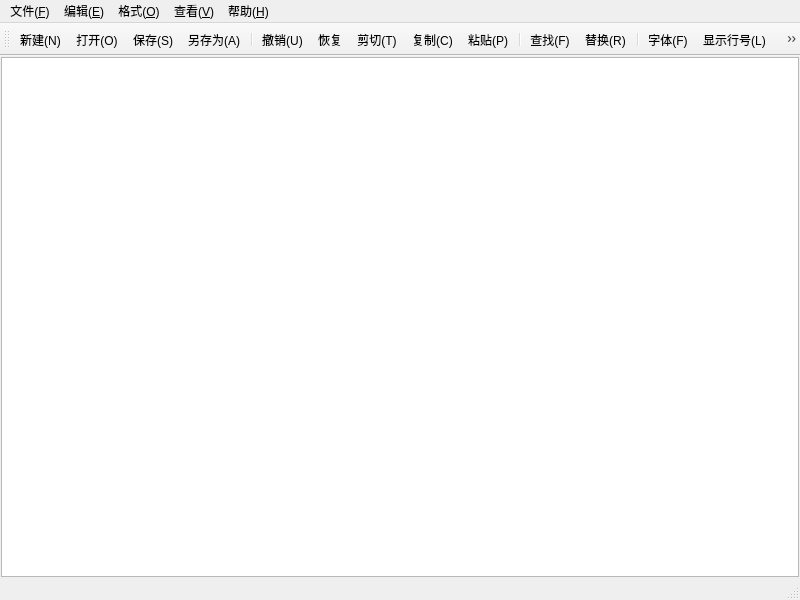
<?xml version="1.0" encoding="UTF-8"?>
<ui version="4.0">
 <class>MainWindow</class>
 <widget class="QMainWindow" name="MainWindow">
  <property name="geometry">
   <rect>
    <x>0</x>
    <y>0</y>
    <width>800</width>
    <height>600</height>
   </rect>
  </property>
  <property name="windowTitle">
   <string>MainWindow</string>
  </property>
  <widget class="QWidget" name="centralwidget">
   <layout class="QHBoxLayout" name="horizontalLayout">
    <property name="spacing">
     <number>0</number>
    </property>
    <property name="leftMargin">
     <number>1</number>
    </property>
    <property name="topMargin">
     <number>1</number>
    </property>
    <property name="rightMargin">
     <number>1</number>
    </property>
    <property name="bottomMargin">
     <number>1</number>
    </property>
    <item>
     <widget class="CodeEditor" name="testEdit"/>
    </item>
   </layout>
  </widget>
  <widget class="QMenuBar" name="menubar">
   <property name="geometry">
    <rect>
     <x>0</x>
     <y>0</y>
     <width>800</width>
     <height>18</height>
    </rect>
   </property>
   <widget class="QMenu" name="menu_F">
    <property name="title">
     <string>文件(&amp;F)</string>
    </property>
    <addaction name="actionNew"/>
    <addaction name="actionOpen"/>
    <addaction name="actionSave"/>
    <addaction name="actionSaveAs"/>
    <addaction name="actionExit"/>
   </widget>
   <widget class="QMenu" name="menu_E">
    <property name="title">
     <string>编辑(&amp;E)</string>
    </property>
    <addaction name="actionUndo"/>
    <addaction name="actionRedo"/>
    <addaction name="actionCut"/>
    <addaction name="actionCopy"/>
    <addaction name="actionPaste"/>
    <addaction name="separator"/>
    <addaction name="actionFind"/>
    <addaction name="actionReplace"/>
    <addaction name="separator"/>
    <addaction name="actionSelectAll"/>
   </widget>
   <widget class="QMenu" name="menu_O">
    <property name="title">
     <string>格式(&amp;O)</string>
    </property>
    <addaction name="actionLineWrap"/>
    <addaction name="actionShowLine"/>
    <addaction name="actionFont"/>
    <addaction name="actionFontColor"/>
    <addaction name="separator"/>
    <addaction name="actionBackgroundColor"/>
    <addaction name="actionEditorColor"/>
   </widget>
   <widget class="QMenu" name="menu_V">
    <property name="title">
     <string>查看(&amp;V)</string>
    </property>
    <addaction name="actionToolbar"/>
    <addaction name="actionStatusbar"/>
   </widget>
   <widget class="QMenu" name="menu_H">
    <property name="title">
     <string>帮助(&amp;H)</string>
    </property>
    <addaction name="actionAbout"/>
   </widget>
   <addaction name="menu_F"/>
   <addaction name="menu_E"/>
   <addaction name="menu_O"/>
   <addaction name="menu_V"/>
   <addaction name="menu_H"/>
  </widget>
  <widget class="QStatusBar" name="statusbar"/>
  <widget class="QToolBar" name="toolBar">
   <property name="windowTitle">
    <string>toolBar</string>
   </property>
   <attribute name="toolBarArea">
    <enum>TopToolBarArea</enum>
   </attribute>
   <attribute name="toolBarBreak">
    <bool>false</bool>
   </attribute>
   <addaction name="actionNew"/>
   <addaction name="actionOpen"/>
   <addaction name="actionSave"/>
   <addaction name="actionSaveAs"/>
   <addaction name="separator"/>
   <addaction name="actionUndo"/>
   <addaction name="actionRedo"/>
   <addaction name="actionCut"/>
   <addaction name="actionCopy"/>
   <addaction name="actionPaste"/>
   <addaction name="separator"/>
   <addaction name="actionFind"/>
   <addaction name="actionReplace"/>
   <addaction name="separator"/>
   <addaction name="actionFont"/>
   <addaction name="actionShowLine"/>
   <addaction name="actionLineWrap"/>
   <addaction name="separator"/>
   <addaction name="actionToolbar"/>
   <addaction name="actionStatusbar"/>
  </widget>
  <action name="actionNew">
   <property name="icon">
    <iconset resource="res.qrc">
     <normaloff>:/img/ActionNew.png</normaloff>:/img/ActionNew.png</iconset>
   </property>
   <property name="text">
    <string>新建(&amp;N)</string>
   </property>
   <property name="toolTip">
    <string>新建</string>
   </property>
   <property name="shortcut">
    <string>Ctrl+N</string>
   </property>
   <property name="menuRole">
    <enum>QAction::MenuRole::NoRole</enum>
   </property>
  </action>
  <action name="actionOpen">
   <property name="icon">
    <iconset resource="res.qrc">
     <normaloff>:/img/ActionOpen.png</normaloff>:/img/ActionOpen.png</iconset>
   </property>
   <property name="text">
    <string>打开(&amp;O)</string>
   </property>
   <property name="toolTip">
    <string>打开</string>
   </property>
   <property name="shortcut">
    <string>Ctrl+O</string>
   </property>
   <property name="menuRole">
    <enum>QAction::MenuRole::NoRole</enum>
   </property>
  </action>
  <action name="actionSave">
   <property name="icon">
    <iconset resource="res.qrc">
     <normaloff>:/img/ActionSave.png</normaloff>:/img/ActionSave.png</iconset>
   </property>
   <property name="text">
    <string>保存(&amp;S)</string>
   </property>
   <property name="toolTip">
    <string>保存</string>
   </property>
   <property name="shortcut">
    <string>Ctrl+S</string>
   </property>
   <property name="menuRole">
    <enum>QAction::MenuRole::NoRole</enum>
   </property>
  </action>
  <action name="actionSaveAs">
   <property name="icon">
    <iconset resource="res.qrc">
     <normaloff>:/img/ActionSaveAs.png</normaloff>:/img/ActionSaveAs.png</iconset>
   </property>
   <property name="text">
    <string>另存为(&amp;A)</string>
   </property>
   <property name="toolTip">
    <string>另存为</string>
   </property>
   <property name="menuRole">
    <enum>QAction::MenuRole::NoRole</enum>
   </property>
  </action>
  <action name="actionExit">
   <property name="icon">
    <iconset resource="res.qrc">
     <normaloff>:/img/ActionExit.png</normaloff>:/img/ActionExit.png</iconset>
   </property>
   <property name="text">
    <string>退出(&amp;X)</string>
   </property>
   <property name="toolTip">
    <string>退出</string>
   </property>
   <property name="menuRole">
    <enum>QAction::MenuRole::NoRole</enum>
   </property>
  </action>
  <action name="actionUndo">
   <property name="icon">
    <iconset resource="res.qrc">
     <normaloff>:/img/ActionUndo.png</normaloff>:/img/ActionUndo.png</iconset>
   </property>
   <property name="text">
    <string>撤销(&amp;U)</string>
   </property>
   <property name="toolTip">
    <string>撤销</string>
   </property>
   <property name="shortcut">
    <string>Ctrl+Z</string>
   </property>
   <property name="menuRole">
    <enum>QAction::MenuRole::NoRole</enum>
   </property>
  </action>
  <action name="actionCut">
   <property name="icon">
    <iconset resource="res.qrc">
     <normaloff>:/img/ActionCut.png</normaloff>:/img/ActionCut.png</iconset>
   </property>
   <property name="text">
    <string>剪切(&amp;T)</string>
   </property>
   <property name="toolTip">
    <string>剪切</string>
   </property>
   <property name="shortcut">
    <string>Ctrl+X</string>
   </property>
   <property name="menuRole">
    <enum>QAction::MenuRole::NoRole</enum>
   </property>
  </action>
  <action name="actionCopy">
   <property name="icon">
    <iconset resource="res.qrc">
     <normaloff>:/img/ActionCopy.png</normaloff>:/img/ActionCopy.png</iconset>
   </property>
   <property name="text">
    <string>复制(&amp;C)</string>
   </property>
   <property name="toolTip">
    <string>复制</string>
   </property>
   <property name="shortcut">
    <string>Ctrl+C</string>
   </property>
   <property name="menuRole">
    <enum>QAction::MenuRole::NoRole</enum>
   </property>
  </action>
  <action name="actionPaste">
   <property name="icon">
    <iconset resource="res.qrc">
     <normaloff>:/img/ActionPaste.png</normaloff>:/img/ActionPaste.png</iconset>
   </property>
   <property name="text">
    <string>粘贴(&amp;P)</string>
   </property>
   <property name="toolTip">
    <string>粘贴</string>
   </property>
   <property name="shortcut">
    <string>Ctrl+V</string>
   </property>
   <property name="menuRole">
    <enum>QAction::MenuRole::NoRole</enum>
   </property>
  </action>
  <action name="actionFind">
   <property name="icon">
    <iconset resource="res.qrc">
     <normaloff>:/img/ActionFind.png</normaloff>:/img/ActionFind.png</iconset>
   </property>
   <property name="text">
    <string>查找(&amp;F)</string>
   </property>
   <property name="toolTip">
    <string>查找</string>
   </property>
   <property name="shortcut">
    <string>Ctrl+F</string>
   </property>
   <property name="menuRole">
    <enum>QAction::MenuRole::NoRole</enum>
   </property>
  </action>
  <action name="actionReplace">
   <property name="icon">
    <iconset resource="res.qrc">
     <normaloff>:/img/ActionReplace.png</normaloff>:/img/ActionReplace.png</iconset>
   </property>
   <property name="text">
    <string>替换(&amp;R)</string>
   </property>
   <property name="toolTip">
    <string>替换</string>
   </property>
   <property name="shortcut">
    <string>Ctrl+H</string>
   </property>
   <property name="menuRole">
    <enum>QAction::MenuRole::NoRole</enum>
   </property>
  </action>
  <action name="actionFont">
   <property name="icon">
    <iconset resource="res.qrc">
     <normaloff>:/img/ActionFont.png</normaloff>:/img/ActionFont.png</iconset>
   </property>
   <property name="text">
    <string>字体(&amp;F)</string>
   </property>
   <property name="toolTip">
    <string>字体</string>
   </property>
   <property name="menuRole">
    <enum>QAction::MenuRole::NoRole</enum>
   </property>
  </action>
  <action name="actionLineWrap">
   <property name="checkable">
    <bool>true</bool>
   </property>
   <property name="icon">
    <iconset resource="res.qrc">
     <normaloff>:/img/ActionLineWrap.png</normaloff>:/img/ActionLineWrap.png</iconset>
   </property>
   <property name="text">
    <string>自动换行(&amp;W)</string>
   </property>
   <property name="toolTip">
    <string>自动换行</string>
   </property>
   <property name="menuRole">
    <enum>QAction::MenuRole::NoRole</enum>
   </property>
  </action>
  <action name="actionToolbar">
   <property name="checkable">
    <bool>true</bool>
   </property>
   <property name="icon">
    <iconset resource="res.qrc">
     <normaloff>:/img/ActionToolbar.png</normaloff>:/img/ActionToolbar.png</iconset>
   </property>
   <property name="text">
    <string>工具栏(&amp;T)</string>
   </property>
   <property name="toolTip">
    <string>工具栏</string>
   </property>
   <property name="menuRole">
    <enum>QAction::MenuRole::NoRole</enum>
   </property>
  </action>
  <action name="actionStatusbar">
   <property name="checkable">
    <bool>true</bool>
   </property>
   <property name="icon">
    <iconset resource="res.qrc">
     <normaloff>:/img/ActionStatusbar.png</normaloff>:/img/ActionStatusbar.png</iconset>
   </property>
   <property name="text">
    <string>状态栏(&amp;S)</string>
   </property>
   <property name="toolTip">
    <string>状态栏</string>
   </property>
   <property name="menuRole">
    <enum>QAction::MenuRole::NoRole</enum>
   </property>
  </action>
  <action name="actionRedo">
   <property name="icon">
    <iconset resource="res.qrc">
     <normaloff>:/img/ActionRedo.png</normaloff>:/img/ActionRedo.png</iconset>
   </property>
   <property name="text">
    <string>恢复</string>
   </property>
   <property name="toolTip">
    <string>恢复</string>
   </property>
   <property name="shortcut">
    <string>Ctrl+Shift+Z</string>
   </property>
   <property name="menuRole">
    <enum>QAction::MenuRole::NoRole</enum>
   </property>
  </action>
  <action name="actionSelectAll">
   <property name="icon">
    <iconset resource="res.qrc">
     <normaloff>:/img/ActionSelectAll.png</normaloff>:/img/ActionSelectAll.png</iconset>
   </property>
   <property name="text">
    <string>全选(&amp;A)</string>
   </property>
   <property name="toolTip">
    <string>全选</string>
   </property>
   <property name="shortcut">
    <string>Ctrl+V</string>
   </property>
   <property name="menuRole">
    <enum>QAction::MenuRole::NoRole</enum>
   </property>
  </action>
  <action name="actionShowLine">
   <property name="checkable">
    <bool>true</bool>
   </property>
   <property name="icon">
    <iconset resource="res.qrc">
     <normaloff>:/img/ActionShowLine.png</normaloff>:/img/ActionShowLine.png</iconset>
   </property>
   <property name="text">
    <string>显示行号(&amp;L)</string>
   </property>
   <property name="toolTip">
    <string>显示行号</string>
   </property>
   <property name="shortcut">
    <string>Ctrl+L</string>
   </property>
   <property name="menuRole">
    <enum>QAction::MenuRole::NoRole</enum>
   </property>
  </action>
  <action name="actionFontColor">
   <property name="icon">
    <iconset resource="res.qrc">
     <normaloff>:/img/ActionFontcolor.png</normaloff>:/img/ActionFontcolor.png</iconset>
   </property>
   <property name="text">
    <string>字体颜色</string>
   </property>
   <property name="toolTip">
    <string>字体颜色</string>
   </property>
   <property name="menuRole">
    <enum>QAction::MenuRole::NoRole</enum>
   </property>
  </action>
  <action name="actionBackgroundColor">
   <property name="icon">
    <iconset resource="res.qrc">
     <normaloff>:/img/ActionBackgroundcolor.png</normaloff>:/img/ActionBackgroundcolor.png</iconset>
   </property>
   <property name="text">
    <string>字体背景色</string>
   </property>
   <property name="toolTip">
    <string>字体背景色</string>
   </property>
   <property name="menuRole">
    <enum>QAction::MenuRole::NoRole</enum>
   </property>
  </action>
  <action name="actionEditorColor">
   <property name="icon">
    <iconset resource="res.qrc">
     <normaloff>:/img/ActionEditorcolor.png</normaloff>:/img/ActionEditorcolor.png</iconset>
   </property>
   <property name="text">
    <string>编辑器背景色</string>
   </property>
   <property name="toolTip">
    <string>编辑器背景色</string>
   </property>
   <property name="menuRole">
    <enum>QAction::MenuRole::NoRole</enum>
   </property>
  </action>
  <action name="actionAbout">
   <property name="icon">
    <iconset resource="res.qrc">
     <normaloff>:/img/ActionAbout.png</normaloff>:/img/ActionAbout.png</iconset>
   </property>
   <property name="text">
    <string>关于(&amp;A)</string>
   </property>
   <property name="toolTip">
    <string>关于</string>
   </property>
   <property name="menuRole">
    <enum>QAction::MenuRole::NoRole</enum>
   </property>
  </action>
 </widget>
 <customwidgets>
  <customwidget>
   <class>CodeEditor</class>
   <extends>QPlainTextEdit</extends>
   <header location="global">codeeditor.h</header>
  </customwidget>
 </customwidgets>
 <resources>
  <include location="res.qrc"/>
 </resources>
 <connections/>
</ui>
